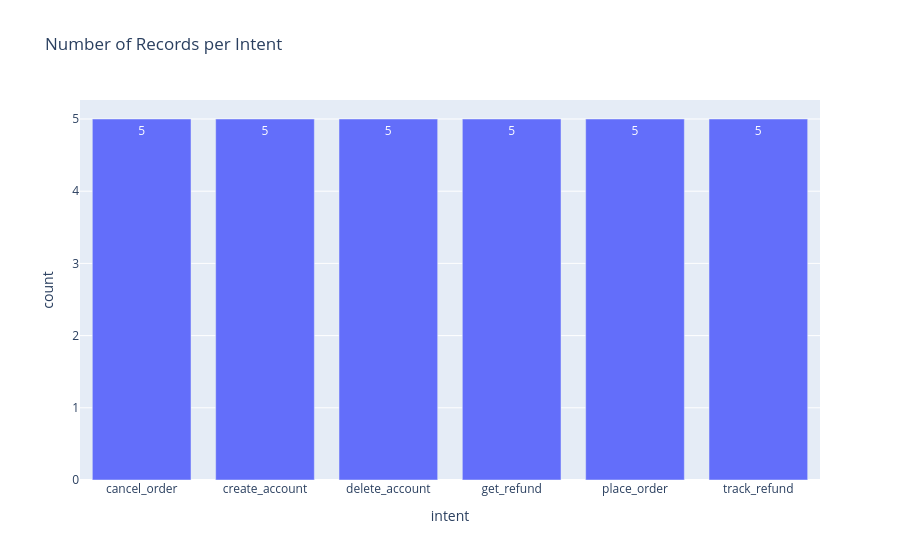

Here is the notebook cell this chart was saved with:
### Code cell
plot_and_preview_dataset(train1_df)
train1_df

### Figure 1 — Plotly figure (JSON) as saved in the notebook; plotly's stock layout.template omitted (floating-point values rounded to 4 significant figures)
{"data": [{"hovertemplate": "intent=%{x}<br>count=%{y}<extra></extra>", "legendgroup": "", "marker": {"color": "#636efa", "pattern": {"shape": ""}}, "name": "", "orientation": "v", "showlegend": false, "textposition": "auto", "texttemplate": "%{y}", "type": "bar", "x": ["cancel_order", "create_account", "delete_account", "get_refund", "place_order", "track_refund"], "xaxis": "x", "y": [5, 5, 5, 5, 5, 5], "yaxis": "y"}], "layout": {"barmode": "relative", "legend": {"tracegroupgap": 0}, "title": {"text": "Number of Records per Intent"}, "xaxis": {"anchor": "y", "domain": [0, 1], "title": {"text": "intent"}}, "yaxis": {"anchor": "x", "domain": [0, 1], "title": {"text": "count"}}}}
